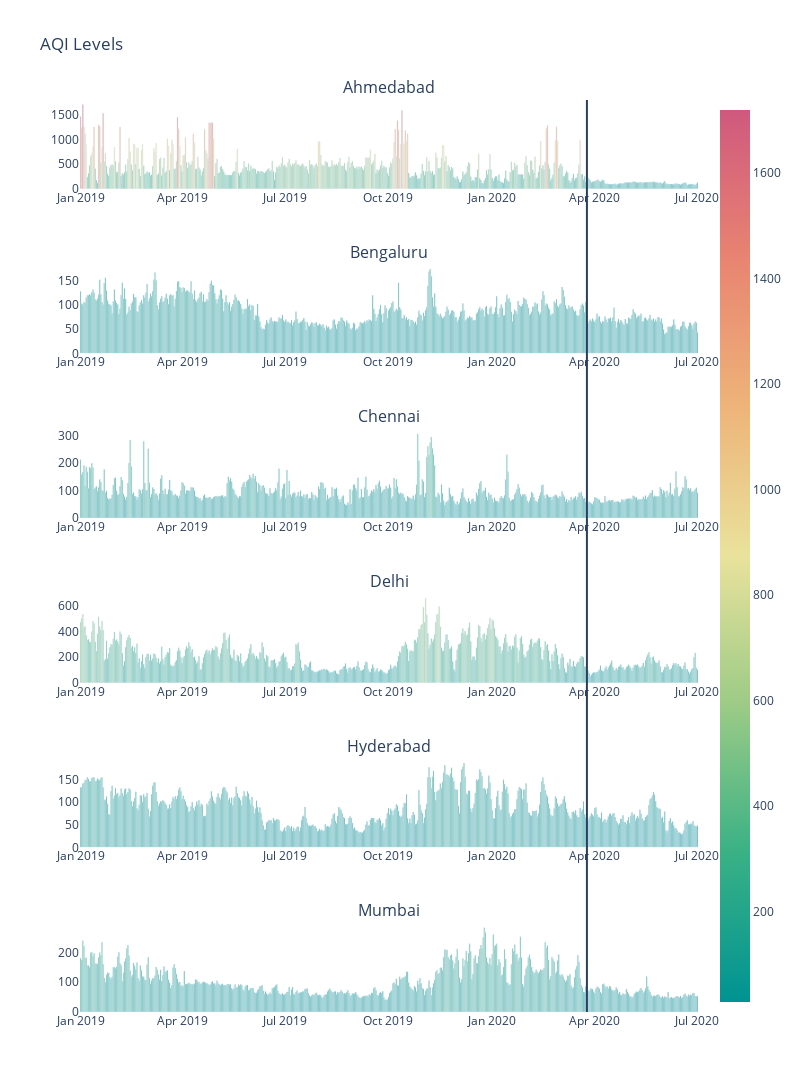

Source (notebook cell):
### Code cell
AQI_pivot = AQI.pivot(index='Date', columns='City', values='AQI')
AQI_pivot.fillna(method='bfill',inplace=True)


from plotly.subplots import make_subplots
import plotly.graph_objects as go

fig = make_subplots(
    rows=6, cols=1,
    #specs=[[{}, {}],
          # [{"colspan": 6}, None]],
    subplot_titles=("Ahmedabad","Bengaluru","Chennai","Delhi",'Hyderabad','Mumbai'))

fig.add_trace(go.Bar(x=AQI_pivot.index, y=AQI_pivot['Ahmedabad'],
                    marker=dict(color=AQI_pivot['Ahmedabad'],coloraxis="coloraxis")),
              1, 1)
fig.add_trace(go.Bar(x=AQI_pivot.index, y=AQI_pivot['Bengaluru'],
                    marker=dict(color=AQI_pivot['Bengaluru'], coloraxis="coloraxis")),
              2, 1)
fig.add_trace(go.Bar(x=AQI_pivot.index, y=AQI_pivot['Chennai'],
                    marker=dict(color=AQI_pivot['Chennai'], coloraxis="coloraxis")),
              3, 1)
fig.add_trace(go.Bar(x=AQI_pivot.index, y=AQI_pivot['Delhi'],
                    marker=dict(color=AQI_pivot['Delhi'], coloraxis="coloraxis")),
              4, 1)
fig.add_trace(go.Bar(x=AQI_pivot.index, y=AQI_pivot['Hyderabad'],
                    marker=dict(color=AQI_pivot['Hyderabad'], coloraxis="coloraxis")),
              5, 1)
fig.add_trace(go.Bar(x=AQI_pivot.index, y=AQI_pivot['Mumbai'],
                    marker=dict(color=AQI_pivot['Mumbai'], coloraxis="coloraxis")),
              6, 1)

fig.update_layout(coloraxis=dict(colorscale='Temps'),showlegend=False,title_text="AQI Levels")

fig.update_layout(plot_bgcolor='white')

fig.update_layout( width=800,height=1200,shapes=[
      dict(
      type= 'line',
      yref= 'paper', y0= 0, y1= 1,
      xref= 'x', x0= '2020-03-25', x1= '2020-03-25'
    )
])

fig.show()

### Figure 1 — Plotly figure (JSON) as saved in the notebook; plotly's stock layout.template omitted (floating-point values rounded to 4 significant figures; data arrays with more than 128 entries replaced by an {"elided": "..."} marker saying what was removed)
{"data": [{"marker": {"color": {"elided": "548 int values"}, "coloraxis": "coloraxis"}, "type": "bar", "x": {"elided": "548 str values"}, "xaxis": "x", "y": {"elided": "548 int values"}, "yaxis": "y"}, {"marker": {"color": {"elided": "548 int values"}, "coloraxis": "coloraxis"}, "type": "bar", "x": {"elided": "548 str values"}, "xaxis": "x2", "y": {"elided": "548 int values"}, "yaxis": "y2"}, {"marker": {"color": {"elided": "548 int values"}, "coloraxis": "coloraxis"}, "type": "bar", "x": {"elided": "548 str values"}, "xaxis": "x3", "y": {"elided": "548 int values"}, "yaxis": "y3"}, {"marker": {"color": {"elided": "548 int values"}, "coloraxis": "coloraxis"}, "type": "bar", "x": {"elided": "548 str values"}, "xaxis": "x4", "y": {"elided": "548 int values"}, "yaxis": "y4"}, {"marker": {"color": {"elided": "548 int values"}, "coloraxis": "coloraxis"}, "type": "bar", "x": {"elided": "548 str values"}, "xaxis": "x5", "y": {"elided": "548 int values"}, "yaxis": "y5"}, {"marker": {"color": {"elided": "548 int values"}, "coloraxis": "coloraxis"}, "type": "bar", "x": {"elided": "548 str values"}, "xaxis": "x6", "y": {"elided": "548 int values"}, "yaxis": "y6"}], "layout": {"annotations": [{"font": {"size": 16}, "showarrow": false, "text": "Ahmedabad", "x": 0.5, "xanchor": "center", "xref": "paper", "y": 1.0, "yanchor": "bottom", "yref": "paper"}, {"font": {"size": 16}, "showarrow": false, "text": "Bengaluru", "x": 0.5, "xanchor": "center", "xref": "paper", "y": 0.8194, "yanchor": "bottom", "yref": "paper"}, {"font": {"size": 16}, "showarrow": false, "text": "Chennai", "x": 0.5, "xanchor": "center", "xref": "paper", "y": 0.6389, "yanchor": "bottom", "yref": "paper"}, {"font": {"size": 16}, "showarrow": false, "text": "Delhi", "x": 0.5, "xanchor": "center", "xref": "paper", "y": 0.4583, "yanchor": "bottom", "yref": "paper"}, {"font": {"size": 16}, "showarrow": false, "text": "Hyderabad", "x": 0.5, "xanchor": "center", "xref": "paper", "y": 0.2778, "yanchor": "bottom", "yref": "paper"}, {"font": {"size": 16}, "showarrow": false, "text": "Mumbai", "x": 0.5, "xanchor": "center", "xref": "paper", "y": 0.09722, "yanchor": "bottom", "yref": "paper"}], "coloraxis": {"colorscale": [[0, "rgb(0, 147, 146)"], [0.1667, "rgb(57, 177, 133)"], [0.3333, "rgb(156, 203, 134)"], [0.5, "rgb(233, 226, 156)"], [0.6667, "rgb(238, 180, 121)"], [0.8333, "rgb(232, 132, 113)"], [1, "rgb(207, 89, 126)"]]}, "height": 1200, "plot_bgcolor": "white", "shapes": [{"type": "line", "x0": "2020-03-25", "x1": "2020-03-25", "xref": "x", "y0": 0, "y1": 1, "yref": "paper"}], "showlegend": false, "title": {"text": "AQI Levels"}, "width": 800, "xaxis": {"anchor": "y", "domain": [0, 1]}, "xaxis2": {"anchor": "y2", "domain": [0, 1]}, "xaxis3": {"anchor": "y3", "domain": [0, 1]}, "xaxis4": {"anchor": "y4", "domain": [0, 1]}, "xaxis5": {"anchor": "y5", "domain": [0, 1]}, "xaxis6": {"anchor": "y6", "domain": [0, 1]}, "yaxis": {"anchor": "x", "domain": [0.9028, 1.0]}, "yaxis2": {"anchor": "x2", "domain": [0.7222, 0.8194]}, "yaxis3": {"anchor": "x3", "domain": [0.5417, 0.6389]}, "yaxis4": {"anchor": "x4", "domain": [0.3611, 0.4583]}, "yaxis5": {"anchor": "x5", "domain": [0.1806, 0.2778]}, "yaxis6": {"anchor": "x6", "domain": [0, 0.09722]}}}
